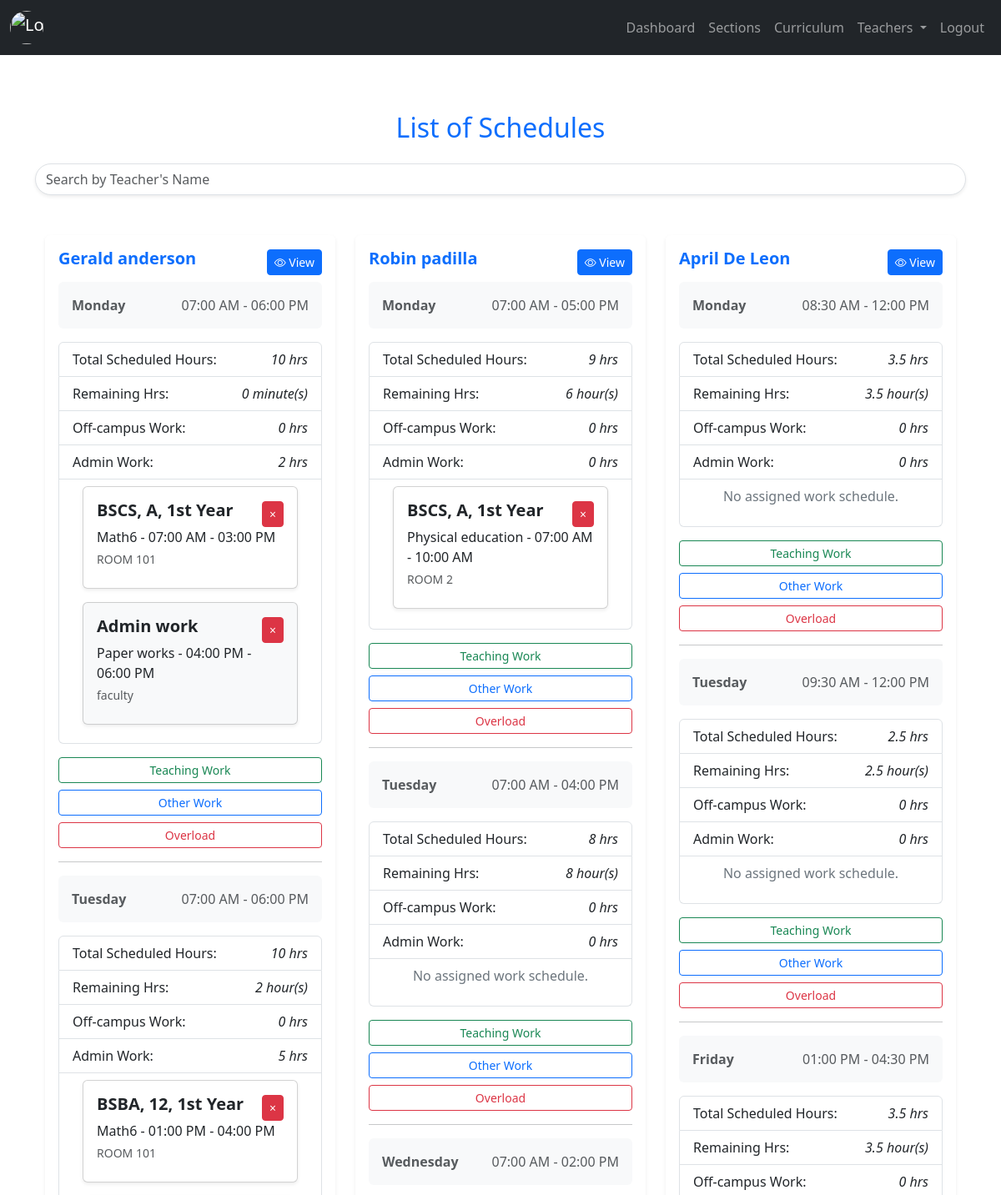
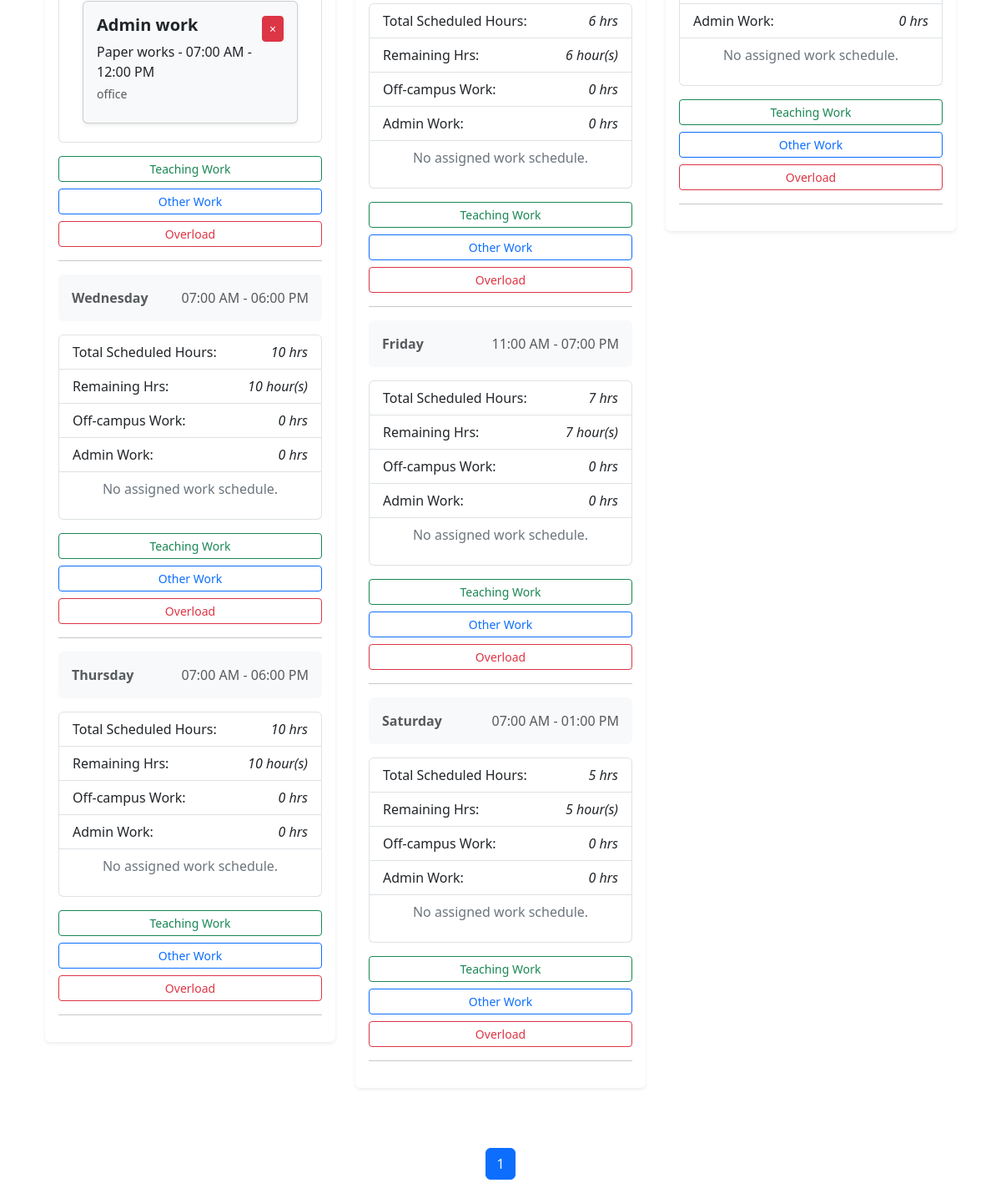
The page /admin/list_schedules.php (signed in) on the database its author committed (2 pictures, top to bottom).
### tables this page shows
CREATE TABLE `tblworkschedule` (
  `ws_id` int(11) NOT NULL,
  `ws_schedule_id` int(11) NOT NULL,
  `ws_sectionId` int(11) NOT NULL,
  `ws_roomCode` varchar(60) NOT NULL,
  `ws_CurriculumID` int(11) NOT NULL,
  `ws_subtStartTimeAssign` time NOT NULL,
  `ws_subtEndTimeAssign` time NOT NULL,
  `ws_typeOfWork` varchar(60) NOT NULL,
  `ws_ol_request_status` varchar(60) DEFAULT NULL,
  `ws_status` varchar(60) NOT NULL DEFAULT 'regular_work'
);

CREATE TABLE `tblsection` (
  `sectionId` int(11) NOT NULL,
  `course` varchar(60) NOT NULL,
  `year_level` varchar(60) NOT NULL,
  `section` varchar(60) NOT NULL,
  `section_status` int(11) NOT NULL DEFAULT 1 COMMENT '0=archive, 1=exist'
);

CREATE TABLE `tblcurriculum` (
  `subject_id` int(11) NOT NULL,
  `subject_code` varchar(60) NOT NULL,
  `subject_name` varchar(60) NOT NULL,
  `lab_num` int(11) NOT NULL,
  `lec_num` int(11) NOT NULL,
  `hours` int(11) NOT NULL,
  `semester` int(11) NOT NULL,
  `designated_year_level` int(11) NOT NULL,
  `subject_status` int(11) NOT NULL DEFAULT 1 COMMENT '0=archive,1=exist',
  `subject_sy` varchar(60) NOT NULL,
  `subject_date_added` timestamp NOT NULL DEFAULT current_timestamp() ON UPDATE current_timestamp()
);

CREATE TABLE `tblotherworkschedule` (
  `ows_id` int(11) NOT NULL,
  `ows_schedule_id` int(11) NOT NULL,
  `ows_location` text NOT NULL,
  `ows_work_description` text NOT NULL,
  `ows_subtStartTimeAssign` time NOT NULL,
  `ows_subtEndTimeAssign` time NOT NULL,
  `ows_typeOfWork` varchar(60) NOT NULL
);

### admin/backend/db.php (called while the page is built, shortened)
<?php
class db_connect
{
    public $host = db_host;
    public $user = db_user;
    public $pass = db_pass;
    public $name = db_name;
    public function connect()
    {
        try {
            $this->conn = new mysqli($this->host, $this->user, $this->pass, $this->name);
        } catch (\Throwable $th) {
            header("Location:setup.php");
        }
    }
}

### admin/backend/class.php (called while the page is built, shortened)
<?php
include ('db.php');
class global_class extends db_connect
{
    public function fetch_schedule()
    {
        if ($query->execute()) {
            $result = $query->get_result();
            if ($result->num_rows > 0) {
                $schedules = $result->fetch_all(MYSQLI_ASSOC);
                foreach ($schedules as &$schedule) {
                    $days = explode(',', $schedule['days']);
                    $times = explode(',', $schedule['schedule_times']);
                    $total_hours_per_day = [];
                    foreach ($days as $index => $day) {
                        $time_range = explode('-', $times[$index]);
                        $start_time = $time_range[0];
                        $end_time = $time_range[1];
                        $start_timestamp = strtotime($start_time);
                        $end_timestamp = strtotime($end_time);
                        $total_hours = round(abs($end_timestamp - $start_timestamp) / 3600, 2);
                        if (!isset($total_hours_per_day[$day])) {
                            $total_hours_per_day[$day] = 0;
                        }
                        $total_hours_per_day[$day] += $total_hours;
                    }
                }
                return $schedules;
            } else {
                $query->close();
                return [];
            }
        } else {
            $query->close();
            return false;
        }
    }
    public function fetch_workschedule($sched_id)
    {
        $query = "
            SELECT *
            FROM tblschedule
            LEFT JOIN tblworkschedule ON tblschedule.sched_id = tblworkschedule.ws_schedule_id
            LEFT JOIN tblsection ON tblsection.sectionId = tblworkschedule.ws_sectionId
            LEFT JOIN tblcurriculum ON tblcurriculum.subject_id = tblworkschedule.ws_CurriculumID
            WHERE tblschedule.sched_id = '$sched_id'
        ";
        $result = $this->conn->query($query);
        if ($result) {
            if ($result->num_rows > 0) {
                $schedules = $result->fetch_all(MYSQLI_ASSOC);
                return $schedules;
            } else {
                $result->free();
                return [];
            }
        } else {
            return false;
        }
    }
    public function fetch_workscheduleOther($sched_id)
    {
        $query = "
            SELECT *
            FROM tblschedule
            LEFT JOIN tblotherworkschedule ON tblschedule.sched_id = tblotherworkschedule.ows_schedule_id
            WHERE tblschedule.sched_id = '$sched_id'
        ";
        $result = $this->conn->query($query);
        if ($result) {
            if ($result->num_rows > 0) {
                $schedules = $result->fetch_all(MYSQLI_ASSOC);
                return $schedules;
            } else {
                $result->free();
                return [];
            }
        } else {
            return false;
        }
    }
}

### admin/list_schedules.php (the view, shortened to what this page needs)
<?php
include "components/header.php";
?>
<div class="container mt-5">
    <h2 class="text-center mb-4 text-primary">List of Schedules</h2>
    <div class="mb-4">
        <input type="text" id="searchInput" class="form-control rounded-pill shadow-sm" placeholder="Search by Teacher's Name">
    </div>
<div class="container my-5">
    <div class="row">
        <?php
        $fetch_schedule = $db->fetch_schedule();
        foreach ($fetch_schedule as $schedule):
        ?>
        <div class="col-md-4 mb-4 card-item" data-teacher-name="<?= strtolower($schedule['teacher_name']) ?>">
            <div class="card shadow-sm border-0">
                <div class="card-body">
                    <div class="d-flex justify-content-between align-items-center mb-2">
                        <h5 class="card-title text-primary fw-bold"><?= ucfirst($schedule['teacher_name']) ?></h5>
                        <a href="view_schedule.php?teacher_id=<?= $schedule['sched_teacher_id'] ?>">
                            <button class="btn btn-primary btn-sm">
                                <i class="bi bi-eye"></i> View
                            </button>
                        </a>
                    </div>
                    <?php
                        $days = explode(',', $schedule['days']);
                        $times = explode(',', $schedule['schedule_times']);
                        $sched_ids_per_day = explode(',', $schedule['sched_ids_per_day']);
                        $total_hours_workschedule = explode(',', $schedule['total_minutes_workschedule']);
                        $total_offcampus_work_time = explode(',', $schedule['total_offcampus_work_time']);
                        $total_admin_work_time = explode(',', $schedule['total_admin_work_time']);
                        foreach ($days as $index => $day):
                            list($sched_id, $sched_day) = explode(':', $sched_ids_per_day[$index]);
                            $time_range = explode('-', $times[$index]);
                            $start_time = $time_range[0];
                            $end_time = $time_range[1];
                            $start_timestamp = strtotime($start_time);
                            $end_timestamp = strtotime($end_time);
                            $break_start = strtotime("12:00:00");
                            $break_end = strtotime("13:00:00");
                            $total_hours = round(abs($end_timestamp - $start_timestamp) / 3600, 2);
                            $total_minutes = round(abs($end_timestamp - $start_timestamp) / 60, 2);
                            if ($start_timestamp < $break_end && $end_timestamp > $break_start) {
                                $total_hours = max(0, $total_hours - 1);
                                $total_minutes = max(0, $total_minutes - 60);
                            }
                            $work_schedule_minutes = isset($total_hours_workschedule[$index]) ? $total_hours_workschedule[$index] : 0;
                            $remaining_minutes = max(0, $total_minutes - $work_schedule_minutes);
                            $remaining_hours = round($remaining_minutes / 60, 2);
                    ?>
                    <div class="d-flex justify-content-between mb-3 p-3 bg-light rounded">
                        <span class="text-muted fw-semibold"><?= ucfirst($day) ?> </span>
                        <span class="text-muted"><?= date('h:i A', strtotime($start_time)) ?> - <?= date('h:i A', strtotime($end_time)) ?></span>
                    </div>
                    <ul class="list-group mb-3">
                        <li class="list-group-item d-flex justify-content-between align-items-center">
                           Total Scheduled Hours: <i><?= $total_hours ?> hrs</i>
                        </li>
                        <li class="list-group-item d-flex justify-content-between align-items-center">
                            Remaining Hrs: <i><?= $remaining_hours >= 1 ? "$remaining_hours hour(s)" : "$remaining_minutes minute(s)"; ?></i>
                        </li>
                        <li class="list-group-item d-flex justify-content-between align-items-center">
                            Off-campus Work: <i><?= isset($total_offcampus_work_time[$index]) ? round($total_offcampus_work_time[$index] / 60, 2) . ' hrs' : '0 hrs'; ?></i>
                        </li>
                        <li class="list-group-item d-flex justify-content-between align-items-center">
                            Admin Work: <i><?= isset($total_admin_work_time[$index]) ? round($total_admin_work_time[$index] / 60, 2) . ' hrs' : '0 hrs'; ?></i>
                        </li>
                        <li class="list-group-item d-flex justify-content-between align-items-center">
                            <div class="container" style="max-height: 300px; overflow-y: auto;">
                                <?php
                                include "backend/end-points/schedule_list.php";
                                ?>
                            </div>
                        </li>
                    </ul>
                    <div class="d-grid gap-2">
                        <a href="#" class="btn btn-outline-success btn-sm TogglerAssignSubject" data-bs-toggle="modal" data-bs-target="#assignSubjectModal"
                            data-remaining_hours='<?= $remaining_hours ?>'
                            data-sched_id='<?= $sched_id ?>'>Teaching Work</a>
                        <a href="#" class="btn btn-outline-primary TogglerAssignOtherWork btn-sm" data-bs-toggle="modal" data-bs-target="#assignOtherWorkModal"
                            data-remaining_hours='<?= $remaining_hours ?>'
                            data-sched_id='<?= $sched_id ?>'
                        >Other Work</a>
                        <a href="#" class="btn btn-outline-danger btn-sm TogglerAssignOverLoadWork" data-bs-toggle="modal" data-bs-target="#olModal"
                            data-remaining_hours='<?= $remaining_hours ?>'
                            data-sched_id='<?= $sched_id ?>'
                        >Overload</a>
                    </div>
                    <hr class="my-3">
                    <?php endforeach; ?>
                </div>
            </div>
        </div>
        <?php endforeach; ?>
    </div>
</div>
    <nav aria-label="Page navigation">
        <ul class="pagination justify-content-center" id="pagination">
            <ul class="pagination" id="pageNumbers"></ul>
        </ul>
    </nav>
</div>
<?php
include "components/footer.php";
?>

### admin/backend/end-points/schedule_list.php (shortened to what this page needs)
<?php
                                $fetch_workschedule = $db->fetch_workschedule($sched_id);
                                if (!empty($fetch_workschedule)) {
                                    $has_assigned_work = false;
                                    foreach ($fetch_workschedule as $workschedule):
                                        if ($workschedule['ws_id']) {
                                            $has_assigned_work = true;
                                            $start_time = date('h:i A', strtotime($workschedule['ws_subtStartTimeAssign']));
                                            $end_time = date('h:i A', strtotime($workschedule['ws_subtEndTimeAssign']));
                                ?>
                                           <div class="card shadow-sm mb-3 ">
                                                <div class="card-body">
                                                    <div class="d-flex justify-content-between align-items-center">
                                                        <h5 class="card-title mb-2">
                                                            <strong><?= $workschedule['course'] ?>, <?= $workschedule['section'] ?>, <?= $workschedule['year_level'] ?></strong>
                                                        </h5>
                                                        <?php if ($has_assigned_work): ?>
                                                            <button class="btn btn-sm btn-outline-danger togglerDeleteWorkSchedule bg-danger text-white" type="button"
                                                            data-ws_id='<?= $workschedule['ws_id']?>'>×</button>
                                                        <?php endif; ?>
                                                    </div>
                                                    <p class="card-text mb-1"><?= ucfirst($workschedule['subject_name']) ?> - <?= $start_time ?> - <?= $end_time ?></p>
                                                    <small class="text-muted d-block mb-2"><?= $workschedule['ws_roomCode'] ?></small>
                                                </div>
                                            </div>
                                <?php }
                                    endforeach;
                                    if (!$has_assigned_work) {
                                        echo '<p class="d-flex justify-content-center text-secondary">No assigned work schedule.</p>';
                                    }
                                } else {
                                    echo '<p>No work schedule assigned.</p>';
                                }
                                $fetch_workschedule = $db->fetch_workscheduleOther($sched_id);
                                if (!empty($fetch_workschedule)) {
                                    foreach ($fetch_workschedule as $workschedule):
                                        if ($workschedule['ows_id']) {
                                            $has_assigned_work = true;
                                            $start_time = date('h:i A', strtotime($workschedule['ows_subtStartTimeAssign']));
                                            $end_time = date('h:i A', strtotime($workschedule['ows_subtEndTimeAssign']));
                                ?>
                                           <div class="card shadow-sm mb-3 bg-light">
                                                <div class="card-body">
                                                    <div class="d-flex justify-content-between align-items-center">
                                                        <h5 class="card-title mb-2">
                                                            <strong><?= ucfirst($workschedule['ows_typeOfWork'])?></strong>
                                                        </h5>
                                                        <?php if ($has_assigned_work): ?>
                                                        <button class="btn btn-sm btn-outline-danger togglerDeleteWorkScheduleOther bg-danger text-white" type="button"
                                                        data-ows_id='<?= $workschedule['ows_id']?>'>×</button>
                                                        <?php endif; ?>
                                                    </div>
                                                    <p class="card-text mb-1"><?= ucfirst($workschedule['ows_work_description']) ?> - <?= $start_time ?> - <?= $end_time ?></p>
                                                    <small class="text-muted d-block mb-2"><?= $workschedule['ows_location'] ?></small>
                                                </div>
                                            </div>
                                <?php }
                                    endforeach;
                                } else {
                                    echo '<p>No work schedule assigned.</p>';
                                }
                                ?>

### rows shown on the page
tblworkschedule: ws_sectionId.course "BSCS", ws_sectionId.section "A", ws_sectionId.year_level "1st Year", ws_CurriculumID.subject_name "Math6", ws_subtStartTimeAssign "07:00 AM", ws_subtEndTimeAssign "03:00 PM", ws_roomCode "ROOM 101"
tblotherworkschedule: ows_typeOfWork "Admin work", ows_work_description "Paper works", ows_subtStartTimeAssign "04:00 PM", ows_subtEndTimeAssign "06:00 PM", ows_location "faculty"
tblworkschedule: ws_sectionId.course "BSBA", ws_sectionId.section "12", ws_sectionId.year_level "1st Year", ws_CurriculumID.subject_name "Math6", ws_subtStartTimeAssign "01:00 PM", ws_subtEndTimeAssign "04:00 PM", ws_roomCode "ROOM 101"
tblotherworkschedule: ows_typeOfWork "Admin work", ows_work_description "Paper works", ows_subtStartTimeAssign "07:00 AM", ows_subtEndTimeAssign "12:00 PM", ows_location "office"
tblworkschedule: ws_sectionId.course "BSCS", ws_sectionId.section "A", ws_sectionId.year_level "1st Year", ws_CurriculumID.subject_name "Physical education", ws_subtStartTimeAssign "07:00 AM", ws_subtEndTimeAssign "10:00 AM", ws_roomCode "ROOM 2"

### other values the page prints
$schedule['teacher_name'] "Gerald anderson"
$day "Monday"
date('h:i A', strtotime($start_time)) "07:00 AM"
date('h:i A', strtotime($end_time)) "06:00 PM"
$total_hours "10"
$remaining_minutes "0"
$total_offcampus_work_time[$index] / 60 "0"
$total_admin_work_time[$index] / 60 "2"
$day "Tuesday"
$remaining_hours "2"
$total_admin_work_time[$index] / 60 "5"
$day "Wednesday"
$remaining_hours "10"
$total_admin_work_time[$index] / 60 "0"
$day "Thursday"
